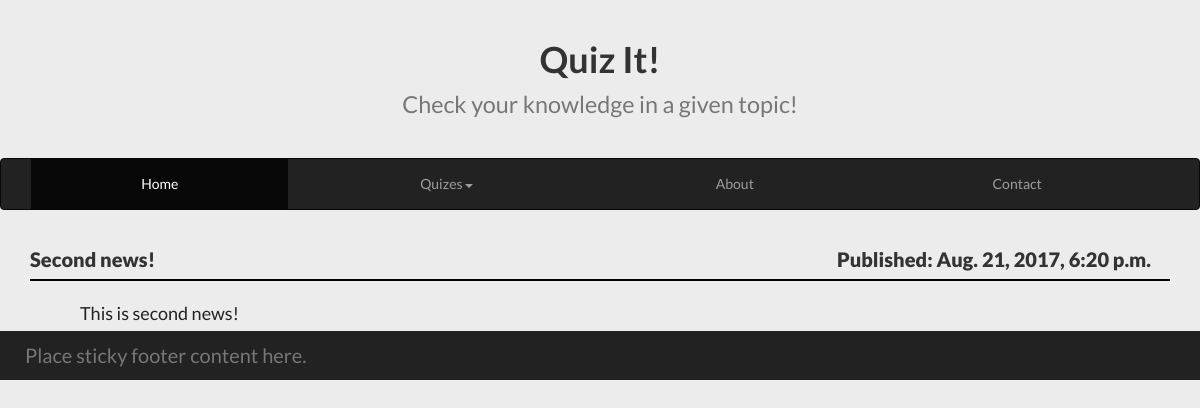
Screenshot of /home/posts/2/ with the database file from the repository.
### home/models.py (models this page shows, shortened)
class News(models.Model):
	title = models.CharField(max_length=200)
	article = models.TextField()
	pub_date = models.DateTimeField()

### home/views.py (the view)
# urls.py: url(r'^posts/(?P<post_id>\d+)/$', views.post, name='post'),
def post(request, post_id):
	the_post = News.objects.get(id=post_id)
	context = {'post': the_post}
	return render(request, 'home/post.html', context)

### home/templates/home/post.html (shortened to what this page needs)
{% extends 'home/base.html' %}
{% block content %}
	{% block title_div %}
		<div class="page-header">
			<h1>
				<a href="{% url 'home:index' %}">
					Quiz It!<br><small>Check your knowledge in a given topic!</small>
				</a>
			</h1>
		</div>
	{% endblock %}
	{% block menu_div %}
		<nav class="navbar navbar-default navbar-inverse">
			<div class="container-fluid">
			<div class="collapse navbar-collapse" id="bs-example-navbar-collapse-1">
				<ul class="nav navbar-nav">
					<li class="active"><a href="{% url 'home:index' %}">Home<span class="sr-only">(current)</span></a></li>
					<li class="dropdown">
						<a href="{% url 'home:quizes' %}" class="dropdown-toggle" data-toggle="dropdown" role="button" aria-haspopup="true" aria-expanded="false">Quizes<span class="caret"></span></a>
					</li>
					<li><a href="{% url 'home:about' %}">About</a></li>
					<li><a href="{% url 'home:contact' %}">Contact</a></li>
				</ul>
			</div>
			</div>
		</nav>
	{% endblock %}
	{% block content_div %}
				<div class="container">
					<article>
						<div class="article-header">
							<div class="article-title">
								<a href="{% url 'home:post' post.id%}">
									{{ post.title }}
								</a>
							</div>
							<div class="article-date">
								Published: {{ post.pub_date }}
							</div>
							<hr>
						</div>
						<div class="article-content">
								{{ post.article }}
						</div>
					</article>
				</div>
	{% endblock %}
{% endblock %}

### home/static/home/css/style.css (style rules this page uses)
html, body { background-color: #ececec; height: 100%; min-height: 100%; margin: 0; }
body { font-family: 'Lato', sans-serif; }
h1 { font-weight: bold; }
a { text-decoration: none; color: inherit; }
a:link, a:visited { text-decoration: inherit; color: inherit; }
.navbar-nav { margin: 0 auto; display: table; table-layout: auto; float: none; width: 100%; }
.navbar-nav > li { display: table-cell; float: none; text-align: center; }
.page-header { padding-bottom:9px; margin:40px 0 20px; border-bottom: none; text-align: center; text-decoration: none; }
.article-header { font-size: 20px; font-weight: 800; padding-top: 15px; padding-bottom: 15px; }
.article-title { display: inline-block; width: 49%; font-size: inherit; font-weight: inherit; text-align: left; }
.article-date { display: inline-block; width: 49%; font-size: inherit; font-weight: inherit; text-align: right; }
.article-header > hr { margin-top: 5px; margin-bottom: 5px; border-top: 2px solid #000; }
.article-content { font-size: 18px; text-align: justify; color: #222; padding-bottom: 5px; padding-left: 50px; padding-right: 50px; }

### rows the page displays
News: title "Second news!", pub_date "Aug. 21, 2017, 6:20 p.m.", article "This is second news!"
